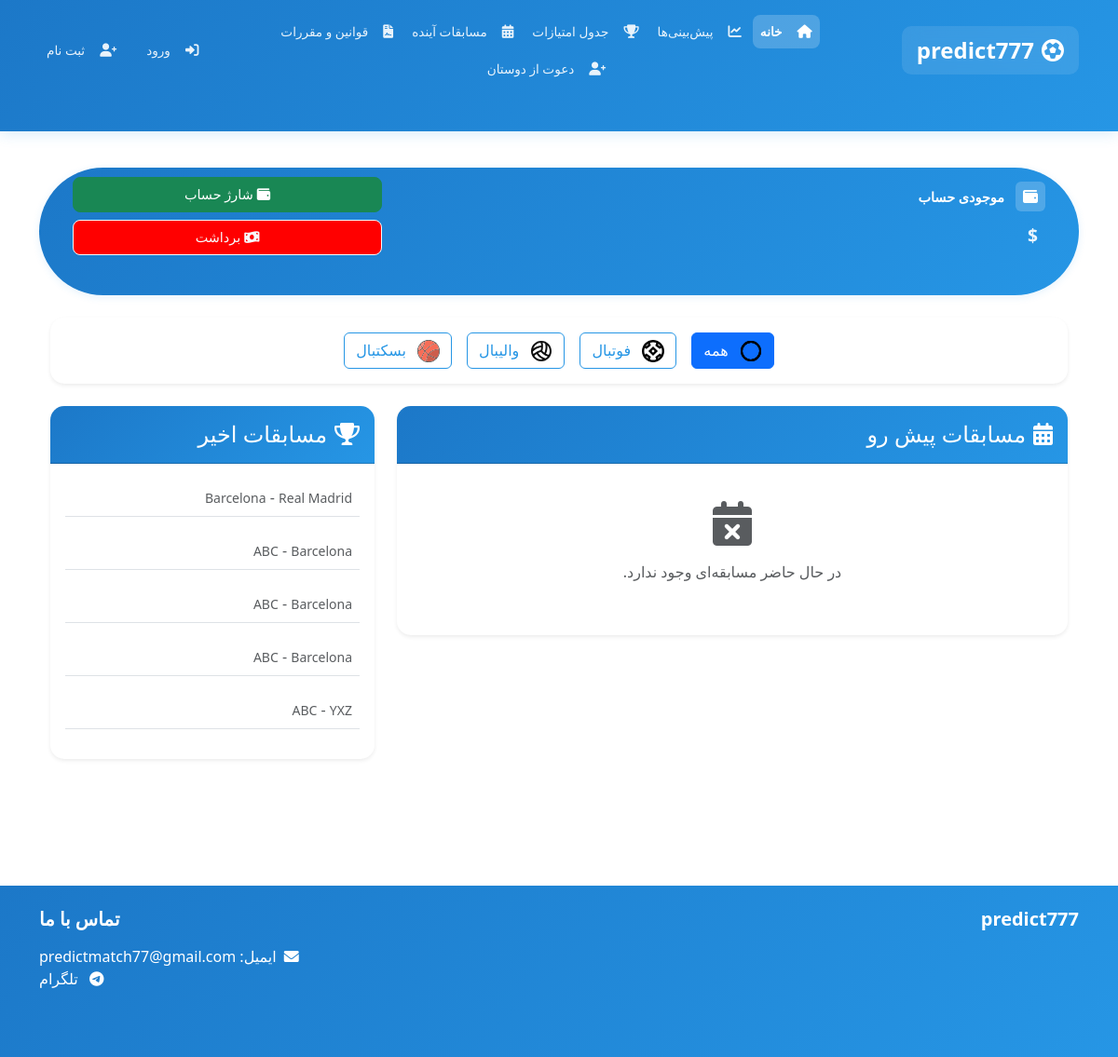
The page / on the database its author committed.
### football/models.py (models this page shows, shortened)
class Sport(models.Model):
    SPORT_CHOICES = [
        ('فوتبال', 'فوتبال'),
        ('والیبال', 'والیبال'),
        ('بسکتبال', 'بسکتبال'),
    ]
    name = models.CharField(max_length=20, choices=SPORT_CHOICES, unique=True)
    display_name = models.CharField(max_length=50)
    icon = models.FileField(upload_to='sport_icons/', verbose_name='آیکون ورزش')
    class Meta:
        verbose_name = 'ورزش'
        verbose_name_plural = 'ورزش‌ها'

class Match(models.Model):
    home_team = models.ForeignKey(Team, on_delete=models.CASCADE, related_name='home_matches', verbose_name='تیم میزبان')
    away_team = models.ForeignKey(Team, on_delete=models.CASCADE, related_name='away_matches', verbose_name='تیم مهمان')
    date = models.DateTimeField(verbose_name='تاریخ مسابقه')
    sport = models.ForeignKey(Sport, on_delete=models.CASCADE, related_name='matches', verbose_name='ورزش')
    home_team_score = models.IntegerField(null=True, blank=True, verbose_name='امتیاز واقعی تیم میزبان')
    away_team_score = models.IntegerField(null=True, blank=True, verbose_name='امتیاز واقعی تیم مهمان')
    venue = models.CharField(max_length=200, verbose_name='محل برگزاری')
    description = models.TextField(verbose_name='توضیحات', blank=True)
    is_finished = models.BooleanField(default=False, verbose_name='پایان یافته')
    created_at = models.DateTimeField(auto_now_add=True, verbose_name='تاریخ ایجاد')
    updated_at = models.DateTimeField(auto_now=True, verbose_name='تاریخ بروزرسانی')
    class Meta:
        verbose_name = 'مسابقه'
        verbose_name_plural = 'مسابقات'
        ordering = ['-date']

class Team(models.Model):
    name = models.CharField(max_length=100, verbose_name='نام تیم')
    sport = models.ForeignKey(Sport, on_delete=models.CASCADE, related_name='teams', default=1, verbose_name='ورزش')
    logo = models.ImageField(upload_to='team_logos/', null=True, blank=True, verbose_name='لوگو')
    symbol = models.CharField(max_length=10, null=True, blank=True, verbose_name='نماد')
    created_at = models.DateTimeField(auto_now_add=True, verbose_name='تاریخ ایجاد')
    updated_at = models.DateTimeField(auto_now=True, verbose_name='تاریخ بروزرسانی')
    class Meta:
        verbose_name = 'تیم'
        verbose_name_plural = 'تیم‌ها'
        ordering = ['name']

### football/views.py (the view)
# urls.py: path('', views.home, name='home'),
def home(request):
    selected_sport = request.GET.get('sport')
    page = request.GET.get('page', 1)
    upcoming_matches = Match.objects.filter(
        date__gt=timezone.now(),
        date__lte=timezone.now() + timezone.timedelta(days=5),
        is_finished=False
    )
    if selected_sport:
        upcoming_matches = upcoming_matches.filter(sport__name=selected_sport)
    upcoming_matches = upcoming_matches.order_by('date')
    paginator = Paginator(upcoming_matches, 5)  # Show 5 matches per page
    try:
        upcoming_matches = paginator.page(page)
    except PageNotAnInteger:
        upcoming_matches = paginator.page(1)
    except EmptyPage:
        upcoming_matches = paginator.page(paginator.num_pages)
    recent_results = Match.objects.select_related('home_team', 'away_team', 'sport').filter(
        date__lt=timezone.now()
    )
    if selected_sport:
        recent_results = recent_results.filter(sport__name=selected_sport)
    recent_results = recent_results.order_by('-date')[:5]
    sports = Sport.objects.all()
    if request.user.is_authenticated:
        user_predictions = Prediction.objects.filter(user=request.user)
        correct_predictions_count = user_predictions.filter(is_correct=True).count()
        wrong_predictions_count = user_predictions.filter(is_correct=False).count()
        total_predictions = correct_predictions_count + wrong_predictions_count
        accuracy_percentage = round((correct_predictions_count / total_predictions * 100) if total_predictions > 0 else 0)
        try:
            total_points = request.user.user_profile.points
        except User.user_profile.RelatedObjectDoesNotExist:
            total_points = 0
        context = {
            'upcoming_matches': upcoming_matches,
            'recent_results': recent_results,
            'sports': sports,
            'selected_sport': selected_sport,
            'correct_predictions_count': correct_predictions_count,
            'wrong_predictions_count': wrong_predictions_count,
            'accuracy_percentage': accuracy_percentage,
            'total_points': total_points,
        }
    else:
        context = {
            'upcoming_matches': upcoming_matches,
            'recent_results': recent_results,
            'sports': sports,
            'selected_sport': selected_sport,
        }
    return render(request, 'football/home.html', context)

### football/templates/football/home.html (shortened to what this page needs)
{% extends 'football/base.html' %}
{% load static %}
{% block content %}
<div class="balance-section mb-4">
    <div class="container">
        <div class="balance-card">
            <div class="row align-items-center">
                <div class="col-md-8">
                    <div class="balance-header">
                        <i class="fas fa-wallet"></i>
                        <h5>موجودی حساب</h5>
                    </div>
                    <div class="balance-amount">
                        <span class="currency" style="font-weight: bold; font-size: larger;">$</span>
                    </div>
                </div>
                <div class="col-md-4 text-md-end">
                    <div class="d-flex flex-column align-items-center gap-2 w-100">
                        <a href="{% url 'football:payment' %}" class="btn btn-success w-100">
                            <i class="fas fa-wallet me-1"></i>شارژ حساب
                        </a>
                        <a href="{% url 'football:withdrawal_request' %}" class="btn btn-outline-light w-100" style="background-color: red;">
                            <i class="fas fa-money-bill-wave me-1"></i>برداشت
                        </a>
                    </div>
                </div>
            </div>
        </div>
    </div>
</div>
<div class="container mt-4">
    <div class="row mb-4">
        <div class="col-12">
            <div class="card shadow-sm">
                <div class="card-body">
                    <div class="d-flex justify-content-center align-items-center">
                        <a href="{% url 'football:home' %}" class="btn btn-outline-primary mx-2 {% if not selected_sport %}active{% endif %}">
                            <img src="{% static 'images/all-sports.svg' %}" alt="همه" class="sport-icon me-2">
                            همه
                        </a>
                        {% for sport in sports %}
                        <a href="{% url 'football:home' %}?sport={{ sport.name }}"
                           class="btn btn-outline-primary mx-2 {% if selected_sport == sport.name %}active{% endif %}">
                            {% if sport.icon %}
                                <img src="{{ sport.icon.url }}" alt="{{ sport.display_name }}" class="sport-icon me-2">
                            {% endif %}
                            {{ sport.display_name }}
                        </a>
                        {% endfor %}
                    </div>
                </div>
            </div>
        </div>
    </div>
<div class="row">
    <div class="col-lg-8">
            <div class="card shadow-sm mb-4">
            <div class="card-header bg-primary text-white">
                <h4 class="mb-0">
                    <i class="fas fa-calendar-alt me-2"></i>مسابقات پیش رو
                </h4>
            </div>
            <div class="card-body">
                {% if upcoming_matches %}
                    {% for match in upcoming_matches %}
                        <div class="match-card mb-3 p-3 border rounded">
                            <div class="row align-items-center">
                                <div class="col-md-4 text-center">
                                    <img src="{{ match.home_team.logo.url }}" alt="{{ match.home_team.name }}" class="team-logo">
                                        <h5 class="mt-2">{{ match.home_team.name }}(میزبان)</h5>
                                </div>
                                <div class="col-md-4 text-center">
                                    <div class="match-time mt-2">
                                        <i class="far fa-clock me-1"></i>
                                            {{ match.date|date:"H:i" }}
                                    </div>
                                    <div class="match-venue mt-2">
                                        <i class="fas fa-map-marker-alt me-1"></i>{{ match.venue|default:"-" }}
                                    </div>
                                    <div class="match-date">
                                        {{ match.date|date:"Y/m/d" }}
                                    </div>
                                    <div class="vs-badge">VS</div>
                                    <div class="sport-badge mt-2">
                                        <i class="fas fa-trophy me-1"></i>{{ match.sport.name }}
                                    </div>
                                </div>
                                <div class="col-md-4 text-center">
                                    <img src="{{ match.away_team.logo.url }}" alt="{{ match.away_team.name }}" class="team-logo">
                                        <h5 class="mt-2">{{ match.away_team.name }}(مهمان)</h5>
                                </div>
                            </div>
                            <div class="row mt-3">
                                <div class="col-12">
                                    <div class="match-description text-center">
                                        <button class="btn btn-link p-0 text-info desc-toggle" style="text-decoration: none;" type="button" data-bs-toggle="collapse" data-bs-target="#desc-{{ match.id }}" aria-expanded="false" aria-controls="desc-{{ match.id }}">
                                            <i class="fas fa-info-circle me-1"></i>جزثیات جوایز                                            <i class="fas fa-chevron-down ms-1 arrow-icon"></i>
                                        </button>
                                    </div>
                                    <div class="collapse" id="desc-{{ match.id }}">
                                        <div class="card card-body bg-light border-0 mt-2">
                                            {{ match.description|default:"توضیحاتی برای این مسابقه ثبت نشده است." }}
                                        </div>
                                    </div>
                                </div>
                            </div>
                            {% if user.is_authenticated %}
                                <div class="text-center mt-3">
                                    <a href="{% url 'football:predict_match' match.id %}" class="btn btn-primary" style="width: 230px; background-color: green; margin: 0 auto;">
                                        <i class="fas fa-bullseye me-1"></i>پیش‌بینی
                                    </a>
                                </div>
                            {% else %}
                                <div class="text-center mt-3">
                                    <a href="{% url 'football:login' %}" class="btn btn-outline-primary">
                                        برای پیش‌بینی وارد شوید
                                    </a>
                                </div>
                            {% endif %}
                        </div>
                    {% endfor %}
                    {% if upcoming_matches.has_other_pages %}
                    <div class="pagination-container mt-4">
                        <nav aria-label="Page navigation">
                            <ul class="pagination justify-content-center">
                                {% if upcoming_matches.has_previous %}
                                    <li class="page-item">
                                        <a class="page-link" href="?page=1{% if selected_sport %}&sport={{ selected_sport }}{% endif %}" aria-label="First">
                                            <span aria-hidden="true">&laquo;&laquo;</span>
                                        </a>
                                    </li>
                                    <li class="page-item">
                                        <a class="page-link" href="?page={{ upcoming_matches.previous_page_number }}{% if selected_sport %}&sport={{ selected_sport }}{% endif %}" aria-label="Previous">
                                            <span aria-hidden="true">&laquo;</span>
                                        </a>
                                    </li>
                                {% endif %}
                                {% for num in upcoming_matches.paginator.page_range %}
                                    {% if upcoming_matches.number == num %}
                                        <li class="page-item active">
                                            <span class="page-link">{{ num }}</span>
                                        </li>
                                    {% elif num > upcoming_matches.number|add:'-3' and num < upcoming_matches.number|add:'3' %}
                                        <li class="page-item">
                                            <a class="page-link" href="?page={{ num }}{% if selected_sport %}&sport={{ selected_sport }}{% endif %}">{{ num }}</a>
                                        </li>
                                    {% endif %}
                                {% endfor %}
                                {% if upcoming_matches.has_next %}
                                    <li class="page-item">
                                        <a class="page-link" href="?page={{ upcoming_matches.next_page_number }}{% if selected_sport %}&sport={{ selected_sport }}{% endif %}" aria-label="Next">
                                            <span aria-hidden="true">&raquo;</span>
                                        </a>
                                    </li>
                                    <li class="page-item">
                                        <a class="page-link" href="?page={{ upcoming_matches.paginator.num_pages }}{% if selected_sport %}&sport={{ selected_sport }}{% endif %}" aria-label="Last">
                                            <span aria-hidden="true">&raquo;&raquo;</span>
                                        </a>
                                    </li>
                                {% endif %}
                            </ul>
                        </nav>
                    </div>
                    {% endif %}
                {% else %}
                    <div class="text-center py-4">
                        <i class="fas fa-calendar-times fa-3x text-muted mb-3"></i>
                        <p class="text-muted">در حال حاضر مسابقه‌ای وجود ندارد.</p>
                    </div>
                {% endif %}
            </div>
        </div>
    </div>
    <div class="col-lg-4">
        <div class="card shadow-sm">
            <div class="card-header bg-info text-white">
                <h4 class="mb-0">
                    <i class="fas fa-trophy me-2"></i>مسابقات اخیر
                </h4>
            </div>
            <div class="card-body">
                {% if recent_results %}
                    {% for match in recent_results %}
                        <div class="result-item mb-3 p-2 border-bottom">
                            <div class="d-flex justify-content-between align-items-center">
                                <div class="team-info">
                                    <small class="text-muted">{{ match.home_team.name }}</small>
                                    <span class="text-muted">-</span>
                                    <small class="text-muted">{{ match.away_team.name }}</small>
                                </div>
                            </div>
                        </div>
                    {% endfor %}
                {% else %}
                    <div class="text-center py-4">
                        <i class="fas fa-trophy fa-3x text-muted mb-3"></i>
                        <p class="text-muted">هنوز نتیجه‌ای ثبت نشده است.</p>
                    </div>
                {% endif %}
            </div>
        </div>
    </div>
</div>
</div>
{% endblock %}

### rows shown on the page
Sport: icon (picture), display_name "فوتبال"
Sport: icon (picture), display_name "والیبال"
Sport: icon (picture), display_name "بسکتبال"
Match: home_team.name "Barcelona", away_team.name "Real Madrid"
Match: home_team.name "ABC", away_team.name "Barcelona"
Match: home_team.name "ABC", away_team.name "Barcelona"
Match: home_team.name "ABC", away_team.name "Barcelona"
Match: home_team.name "ABC", away_team.name "YXZ"
